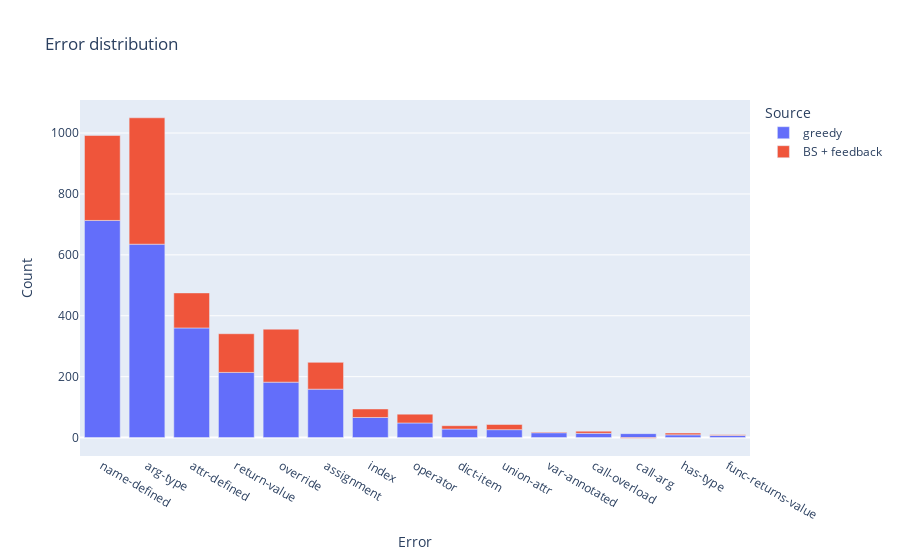

The cell this chart's notebook holds for it:
### Code cell
from spot.visualization import visualize_counts, visualize_sequence_tabs, display
from spot.utils import Counter
import ipywidgets as widgets

default_counts = Counter(e.error_code for _, e in type_errors["default"])

error_counts = dict[str, Counter]()
for name in ["greedy", "BS + feedback"]:
    c = Counter(e.error_code for _, e in type_errors[name])
    for e, v in default_counts.items():
        c[e] -= v
    error_counts[name] = c
display(visualize_counts(error_counts, "Error"))

### Figure 1 — Plotly figure (JSON) as saved in the notebook; plotly's stock layout.template omitted (floating-point values rounded to 4 significant figures)
{"data": [{"alignmentgroup": "True", "hovertemplate": "Source=greedy<br>Error=%{x}<br>Count=%{y}<extra></extra>", "legendgroup": "greedy", "marker": {"color": "#636efa", "pattern": {"shape": ""}}, "name": "greedy", "offsetgroup": "greedy", "orientation": "v", "showlegend": true, "textposition": "auto", "type": "bar", "x": ["name-defined", "arg-type", "attr-defined", "return-value", "override", "assignment", "index", "operator", "dict-item", "union-attr", "var-annotated", "call-overload", "call-arg", "has-type", "func-returns-value"], "xaxis": "x", "y": [713, 635, 360, 214, 182, 159, 66, 48, 28, 26, 16, 14, 13, 9, 7], "yaxis": "y"}, {"alignmentgroup": "True", "hovertemplate": "Source=BS + feedback<br>Error=%{x}<br>Count=%{y}<extra></extra>", "legendgroup": "BS + feedback", "marker": {"color": "#EF553B", "pattern": {"shape": ""}}, "name": "BS + feedback", "offsetgroup": "BS + feedback", "orientation": "v", "showlegend": true, "textposition": "auto", "type": "bar", "x": ["name-defined", "arg-type", "attr-defined", "return-value", "override", "assignment", "index", "operator", "dict-item", "union-attr", "var-annotated", "call-overload", "call-arg", "has-type", "func-returns-value"], "xaxis": "x", "y": [279, 415, 115, 127, 174, 88, 28, 29, 11, 17, 2, 7, -2, 6, 2], "yaxis": "y"}], "layout": {"barmode": "relative", "legend": {"title": {"text": "Source"}, "tracegroupgap": 0}, "title": {"text": "Error distribution"}, "xaxis": {"anchor": "y", "domain": [0, 1], "title": {"text": "Error"}}, "yaxis": {"anchor": "x", "domain": [0, 1], "title": {"text": "Count"}}}}
